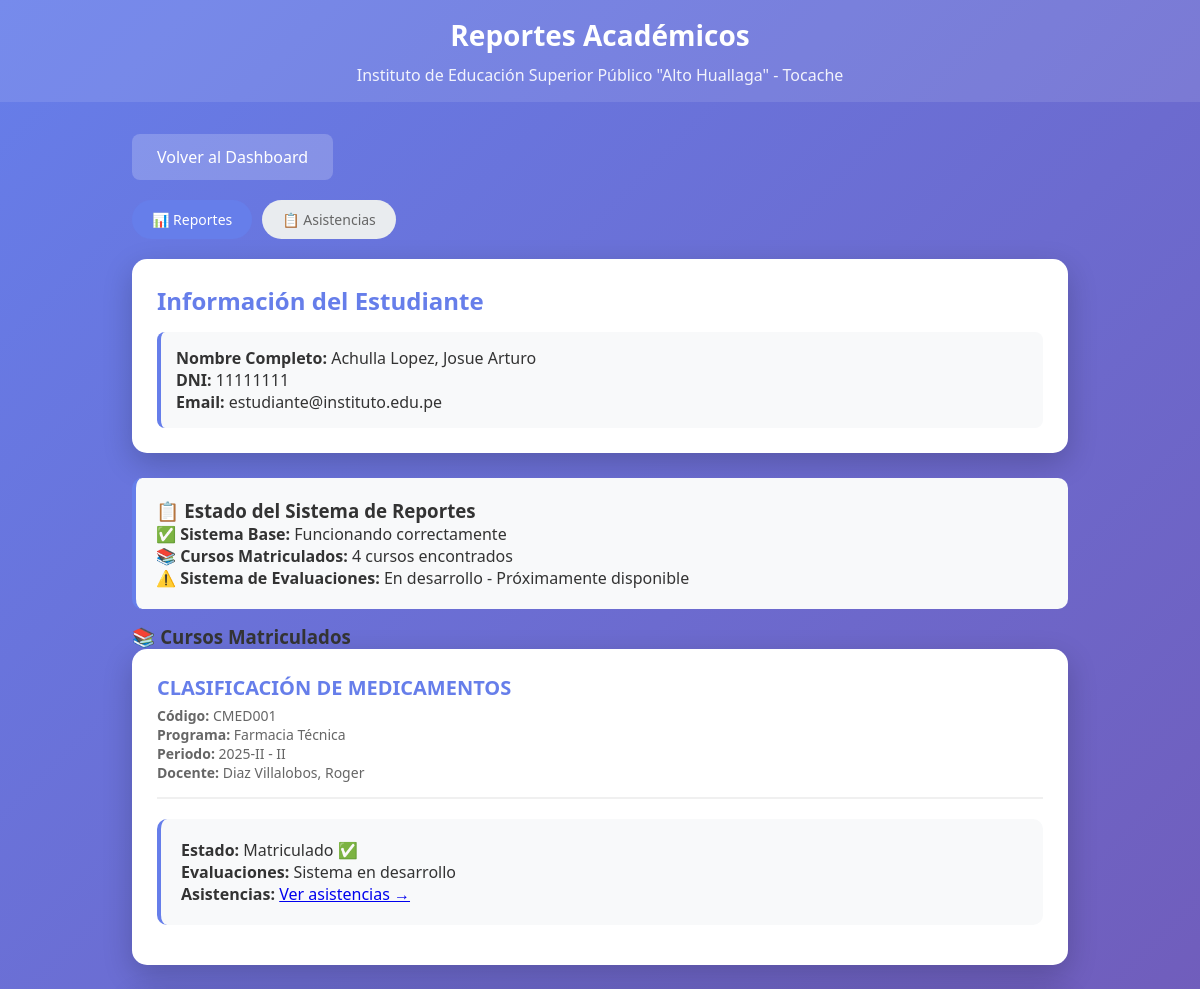
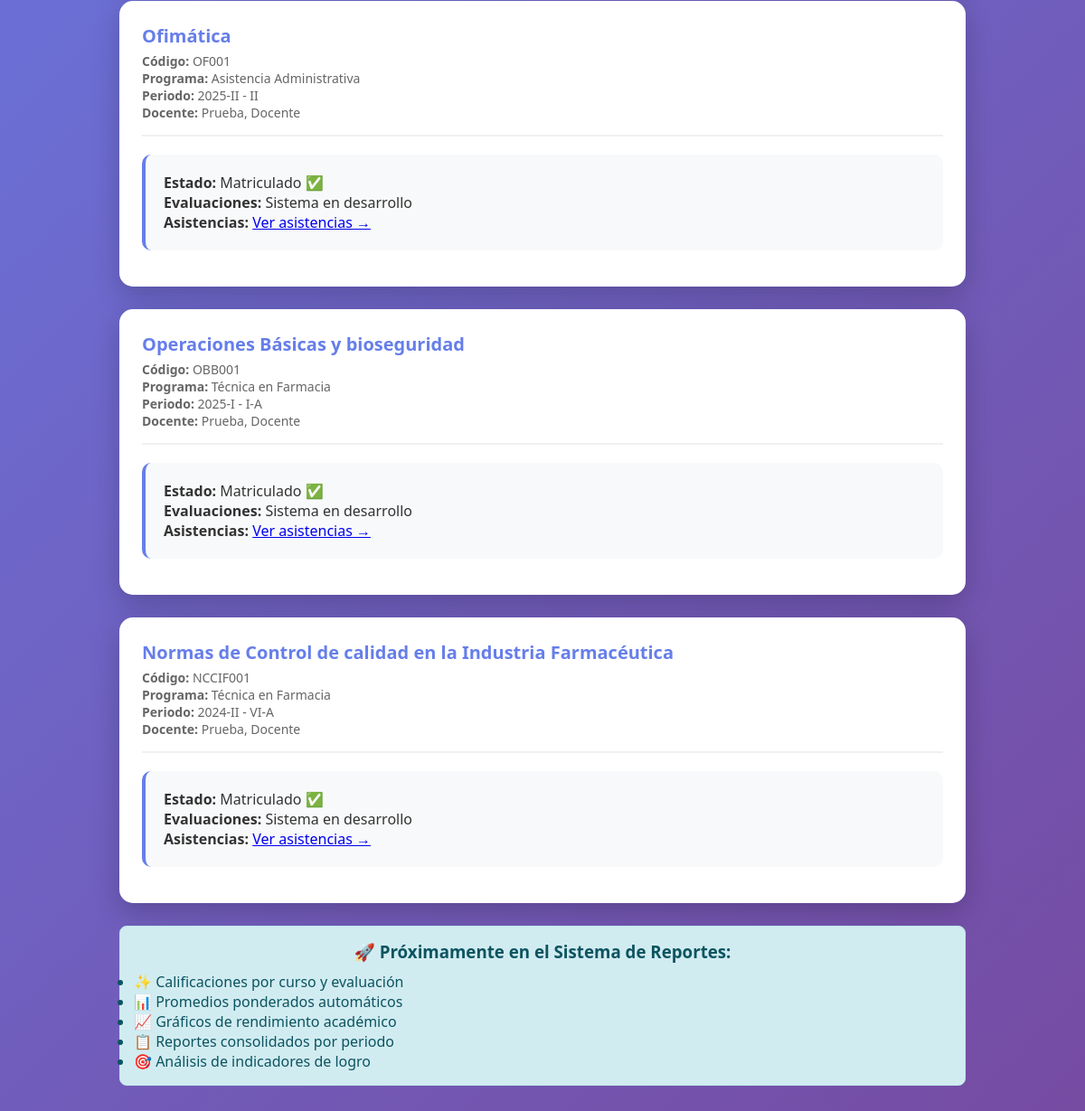
/student/reports.php (signed in), run on the app's committed database (2 pictures, top to bottom).
### tables this page shows
CREATE TABLE `usuarios` (
  `id` int(11) NOT NULL AUTO_INCREMENT,
  `dni` varchar(8) NOT NULL,
  `nombres` varchar(100) NOT NULL,
  `apellidos` varchar(100) NOT NULL,
  `email` varchar(100) DEFAULT NULL,
  `password` varchar(255) NOT NULL,
  `tipo_usuario` enum('super_admin','docente','estudiante') NOT NULL,
  `estado` enum('activo','inactivo') DEFAULT 'activo',
  `fecha_creacion` timestamp NOT NULL DEFAULT current_timestamp(),
  PRIMARY KEY (`id`),
  UNIQUE KEY `dni` (`dni`)
);

CREATE TABLE `matriculas` (
  `id` int(11) NOT NULL AUTO_INCREMENT,
  `estudiante_id` int(11) NOT NULL,
  `unidad_didactica_id` int(11) NOT NULL,
  `fecha_matricula` timestamp NOT NULL DEFAULT current_timestamp(),
  `estado` enum('activo','retirado') DEFAULT 'activo',
  PRIMARY KEY (`id`),
  UNIQUE KEY `unique_matricula` (`estudiante_id`,`unidad_didactica_id`),
  KEY `unidad_didactica_id` (`unidad_didactica_id`),
  CONSTRAINT `matriculas_ibfk_1` FOREIGN KEY (`estudiante_id`) REFERENCES `usuarios` (`id`) ON DELETE CASCADE,
  CONSTRAINT `matriculas_ibfk_2` FOREIGN KEY (`unidad_didactica_id`) REFERENCES `unidades_didacticas` (`id`) ON DELETE CASCADE
);

CREATE TABLE `unidades_didacticas` (
  `id` int(11) NOT NULL AUTO_INCREMENT,
  `nombre` varchar(200) NOT NULL,
  `codigo` varchar(50) NOT NULL,
  `programa_id` int(11) NOT NULL,
  `periodo_lectivo` varchar(20) NOT NULL,
  `periodo_academico` varchar(10) NOT NULL,
  `docente_id` int(11) NOT NULL,
  `estado` enum('activo','inactivo') DEFAULT 'activo',
  PRIMARY KEY (`id`),
  UNIQUE KEY `codigo` (`codigo`),
  KEY `programa_id` (`programa_id`),
  KEY `docente_id` (`docente_id`),
  CONSTRAINT `unidades_didacticas_ibfk_1` FOREIGN KEY (`programa_id`) REFERENCES `programas_estudio` (`id`) ON DELETE CASCADE,
  CONSTRAINT `unidades_didacticas_ibfk_2` FOREIGN KEY (`docente_id`) REFERENCES `usuarios` (`id`) ON DELETE CASCADE
);

CREATE TABLE `programas_estudio` (
  `id` int(11) NOT NULL AUTO_INCREMENT,
  `nombre` varchar(200) NOT NULL,
  `codigo` varchar(50) NOT NULL,
  `estado` enum('activo','inactivo') DEFAULT 'activo',
  `descripcion` text DEFAULT NULL,
  `duracion_semestres` int(11) DEFAULT 6,
  `modalidad` enum('presencial','virtual','semipresencial') DEFAULT 'presencial',
  PRIMARY KEY (`id`),
  UNIQUE KEY `codigo` (`codigo`)
);

### classes/Auth.php (called while the page is built, shortened)
<?php
require_once '../config/database.php';
class Auth {
    public function __construct() {
        $database = new Database();
    }
    public function isLoggedIn() {
        return isset($_SESSION['logged_in']) && $_SESSION['logged_in'] === true;
    }
}
class User {
    private $conn;
    public function __construct() {
        $database = new Database();
        $this->conn = $database->getConnection();
    }
    public function getStudentByDni($dni) {
        try {
            $query = "SELECT * FROM usuarios WHERE dni = :dni AND tipo_usuario = 'estudiante' AND estado = 'activo'";
            $stmt = $this->conn->prepare($query);
            $stmt->bindParam(':dni', $dni);
            $stmt->execute();
            return $stmt->fetch(PDO::FETCH_ASSOC);
        } catch(PDOException $exception) {
            return false;
        }
    }
}
?>

### config/database.php (called while the page is built, shortened)
<?php
class Database {
    private $host = "localhost";
    private $db_name = "michelle_arqos";
    private $username = "michelle_arqos";
    private $password = "$[sTJWL]CEkSIHMs";
    public function getConnection() {
        $this->conn = null;
        try {
            $this->conn = new PDO(
                "mysql:host=" . $this->host . ";dbname=" . $this->db_name . ";charset=utf8",
                $this->username,
                $this->password,
                array(
                    PDO::ATTR_ERRMODE => PDO::ERRMODE_EXCEPTION,
                    PDO::MYSQL_ATTR_INIT_COMMAND => "SET NAMES utf8"
                )
            );
        } catch(PDOException $exception) {
            echo "Error de conexión: " . $exception->getMessage();
        }
        return $this->conn;
    }
}
?>

### classes/Course.php (called while the page is built, shortened)
<?php
require_once __DIR__ . '/../config/database.php';
class Course {
    private $conn;
    public function __construct() {
        $database = new Database();
        $this->conn = $database->getConnection();
    }
    public function getStudentCourses($student_id) {
        try {
            $query = "
                SELECT
                    ud.id,
                    ud.nombre,
                    ud.codigo,
                    ud.periodo_lectivo,
                    ud.periodo_academico,
                    pe.nombre as programa_nombre,
                    CONCAT(u.apellidos, ', ', u.nombres) as docente_nombre,
                    m.fecha_matricula,
                    m.estado as estado_matricula
                FROM matriculas m
                JOIN unidades_didacticas ud ON m.unidad_didactica_id = ud.id
                JOIN programas_estudio pe ON ud.programa_id = pe.id
                JOIN usuarios u ON ud.docente_id = u.id
                WHERE m.estudiante_id = :student_id AND m.estado = 'activo' AND ud.estado = 'activo'
                ORDER BY ud.periodo_lectivo DESC, ud.nombre
            ";
            $stmt = $this->conn->prepare($query);
            $stmt->bindParam(':student_id', $student_id, PDO::PARAM_INT);
            $stmt->execute();
            return $stmt->fetchAll(PDO::FETCH_ASSOC);
        } catch (PDOException $e) {
            error_log("Error in getStudentCourses: " . $e->getMessage());
            return [];
        }
    }
}
?>

### student/reports.php (the view, shortened to what this page needs)
<?php
require_once '../config/database.php';
require_once '../classes/Auth.php';
$auth = new Auth();
$user = new User();
$student_data = null;
$student_courses = [];
$search_dni = '';
if ($auth->isLoggedIn() && $_SESSION['user_type'] == 'estudiante') {
    $student_data = $user->getStudentByDni($_SESSION['user_dni']);
}
if ($student_data && file_exists('../classes/Course.php')) {
    try {
        require_once '../classes/Course.php';
        $course = new Course();
        $student_courses = $course->getStudentCourses($student_data['id']);
    } catch (Exception $e) {
        $database = new Database();
        $conn = $database->getConnection();
        $stmt = $conn->prepare("
            SELECT ud.*, pe.nombre as programa_nombre,
                   CONCAT(u.apellidos, ', ', u.nombres) as docente_nombre
            FROM matriculas m
            JOIN unidades_didacticas ud ON m.unidad_didactica_id = ud.id
            JOIN programas_estudio pe ON ud.programa_id = pe.id
            JOIN usuarios u ON ud.docente_id = u.id
            WHERE m.estudiante_id = ? AND m.estado = 'activo'
        ");
        $stmt->execute([$student_data['id']]);
        $student_courses = $stmt->fetchAll(PDO::FETCH_ASSOC);
    }
}
?>
<!DOCTYPE html>
<html lang="es">
<head>
</head>
<body>
    <div class="header">
        <h1>Reportes Académicos</h1>
        <p>Instituto de Educación Superior Público "Alto Huallaga" - Tocache</p>
    </div>
    <div class="container">
        <?php if ($auth->isLoggedIn()): ?>
            <a href="../dashboard.php" class="btn btn-back">Volver al Dashboard</a>
        <?php endif; ?>
        <div class="navigation-tabs">
            <a href="reports.php<?php echo $search_dni ? '?dni=' . $search_dni : ''; ?>"
               class="tab active">
                📊 Reportes
            </a>
            <a href="attendance.php<?php echo $search_dni ? '?dni=' . $search_dni : ''; ?>"
               class="tab">
                📋 Asistencias
            </a>
        </div>
        <?php if ($student_data): ?>
            <div class="student-info">
                <h2>Información del Estudiante</h2>
                <div class="student-details">
                    <p><strong>Nombre Completo:</strong> <?php echo htmlspecialchars($student_data['apellidos'] . ', ' . $student_data['nombres']); ?></p>
                    <p><strong>DNI:</strong> <?php echo htmlspecialchars($student_data['dni']); ?></p>
                    <?php if ($student_data['email']): ?>
                        <p><strong>Email:</strong> <?php echo htmlspecialchars($student_data['email']); ?></p>
                    <?php endif; ?>
                </div>
            </div>
            <div class="status-card">
                <h3>📋 Estado del Sistema de Reportes</h3>
                <p><strong>✅ Sistema Base:</strong> Funcionando correctamente</p>
                <p><strong>📚 Cursos Matriculados:</strong> <?php echo count($student_courses); ?> cursos encontrados</p>
                <p><strong>⚠️ Sistema de Evaluaciones:</strong> En desarrollo - Próximamente disponible</p>
            </div>
            <?php if (empty($student_courses)): ?>
                <div class="no-data">
                    <h3>No hay cursos matriculados</h3>
                    <p>El estudiante no está matriculado en ningún curso actualmente.</p>
                </div>
            <?php else: ?>
                <h3>📚 Cursos Matriculados</h3>
                <?php foreach ($student_courses as $curso): ?>
                    <div class="course-card">
                        <div class="course-header">
                            <h3><?php echo htmlspecialchars($curso['nombre']); ?></h3>
                            <div class="course-info">
                                <strong>Código:</strong> <?php echo htmlspecialchars($curso['codigo']); ?><br>
                                <strong>Programa:</strong> <?php echo htmlspecialchars($curso['programa_nombre']); ?><br>
                                <strong>Periodo:</strong> <?php echo htmlspecialchars($curso['periodo_lectivo']); ?> - <?php echo htmlspecialchars($curso['periodo_academico']); ?><br>
                                <strong>Docente:</strong> <?php echo htmlspecialchars($curso['docente_nombre']); ?>
                            </div>
                        </div>
                        <div class="status-card">
                            <p><strong>Estado:</strong> Matriculado ✅</p>
                            <p><strong>Evaluaciones:</strong> Sistema en desarrollo</p>
                            <p><strong>Asistencias:</strong>
                                <a href="attendance.php?course_id=<?php echo $curso['id']; ?><?php echo $search_dni ? '&dni=' . $search_dni : ''; ?>">
                                    Ver asistencias →
                                </a>
                            </p>
                        </div>
                    </div>
                <?php endforeach; ?>
            <?php endif; ?>
            <div class="alert alert-info">
                <h3>🚀 Próximamente en el Sistema de Reportes:</h3>
                <ul style="text-align: left; margin-top: 10px;">
                    <li>✨ Calificaciones por curso y evaluación</li>
                    <li>📊 Promedios ponderados automáticos</li>
                    <li>📈 Gráficos de rendimiento académico</li>
                    <li>📋 Reportes consolidados por periodo</li>
                    <li>🎯 Análisis de indicadores de logro</li>
                </ul>
            </div>
        <?php endif; ?>
    </div>
</body>
</html>

### student/reports.php (style rules this page uses)
* { margin: 0; padding: 0; box-sizing: border-box; }
body { font-family: 'Segoe UI', Tahoma, Geneva, Verdana, sans-serif; background: linear-gradient(135deg, #667eea 0%, #764ba2 100%); min-height: 100vh; color: #333; }
.header { background: rgba(255, 255, 255, 0.1); color: white; padding: 1rem 2rem; text-align: center; }
.header h1 { font-size: 28px; margin-bottom: 10px; }
.header p { font-size: 16px; opacity: 0.9; }
.container { max-width: 1000px; margin: 2rem auto; padding: 0 2rem; }
.btn { padding: 12px 25px; border: none; border-radius: 8px; cursor: pointer; font-size: 16px; font-weight: 500; transition: all 0.3s; text-decoration: none; display: inline-block; }
.btn-back { background: rgba(255, 255, 255, 0.2); color: white; text-decoration: none; display: inline-block; margin-bottom: 20px; }
.student-info { background: white; border-radius: 15px; padding: 25px; margin-bottom: 25px; box-shadow: 0 10px 30px rgba(0, 0, 0, 0.2); }
.student-info h2 { color: #667eea; margin-bottom: 15px; font-size: 24px; }
.student-details { background: #f8f9fa; padding: 15px; border-radius: 8px; border-left: 4px solid #667eea; }
.course-card { background: white; border-radius: 15px; padding: 25px; margin-bottom: 25px; box-shadow: 0 10px 30px rgba(0, 0, 0, 0.2); }
.course-header { border-bottom: 2px solid #f0f0f0; padding-bottom: 15px; margin-bottom: 20px; }
.course-header h3 { color: #667eea; font-size: 20px; margin-bottom: 5px; }
.course-info { color: #666; font-size: 14px; }
.alert { padding: 15px; border-radius: 8px; margin-bottom: 20px; text-align: center; }
.alert-info { background-color: #d1ecf1; color: #0c5460; border: 1px solid #bee5eb; }
.navigation-tabs { display: flex; gap: 10px; margin-bottom: 20px; }
.tab { padding: 10px 20px; border: none; border-radius: 25px; cursor: pointer; font-size: 14px; font-weight: 500; transition: all 0.3s; text-decoration: none; }
.tab.active { background: #667eea; color: white; }
.tab:not(.active) { background: #e9ecef; color: #666; }
.status-card { background: #f8f9fa; padding: 20px; border-radius: 10px; margin: 15px 0; border-left: 4px solid #667eea; }

### data on the page
usuarios: apellidos+nombres "Achulla Lopez, Josue Arturo", dni "11111111", email "estudiante@instituto.edu.pe"
matriculas: unidad_didactica.nombre "CLASIFICACIÓN DE MEDICAMENTOS", unidad_didactica.codigo "CMED001", programas_estudio.nombre "Farmacia Técnica", unidad_didactica.periodo_lectivo "2025-II", unidad_didactica.periodo_academico "II", docente_nombre "Diaz Villalobos, Roger"
matriculas: unidad_didactica.nombre "Ofimática", unidad_didactica.codigo "OF001", programas_estudio.nombre "Asistencia Administrativa", unidad_didactica.periodo_lectivo "2025-II", unidad_didactica.periodo_academico "II", docente_nombre "Prueba, Docente"
matriculas: unidad_didactica.nombre "Operaciones Básicas y bioseguridad", unidad_didactica.codigo "OBB001", programas_estudio.nombre "Técnica en Farmacia", unidad_didactica.periodo_lectivo "2025-I", unidad_didactica.periodo_academico "I-A", docente_nombre "Prueba, Docente"
matriculas: unidad_didactica.nombre "Normas de Control de calidad en la Industria Farmacéutica", unidad_didactica.codigo "NCCIF001", programas_estudio.nombre "Técnica en Farmacia", unidad_didactica.periodo_lectivo "2024-II", unidad_didactica.periodo_academico "VI-A", docente_nombre "Prueba, Docente"

### other printed values
count($student_courses) "4"
